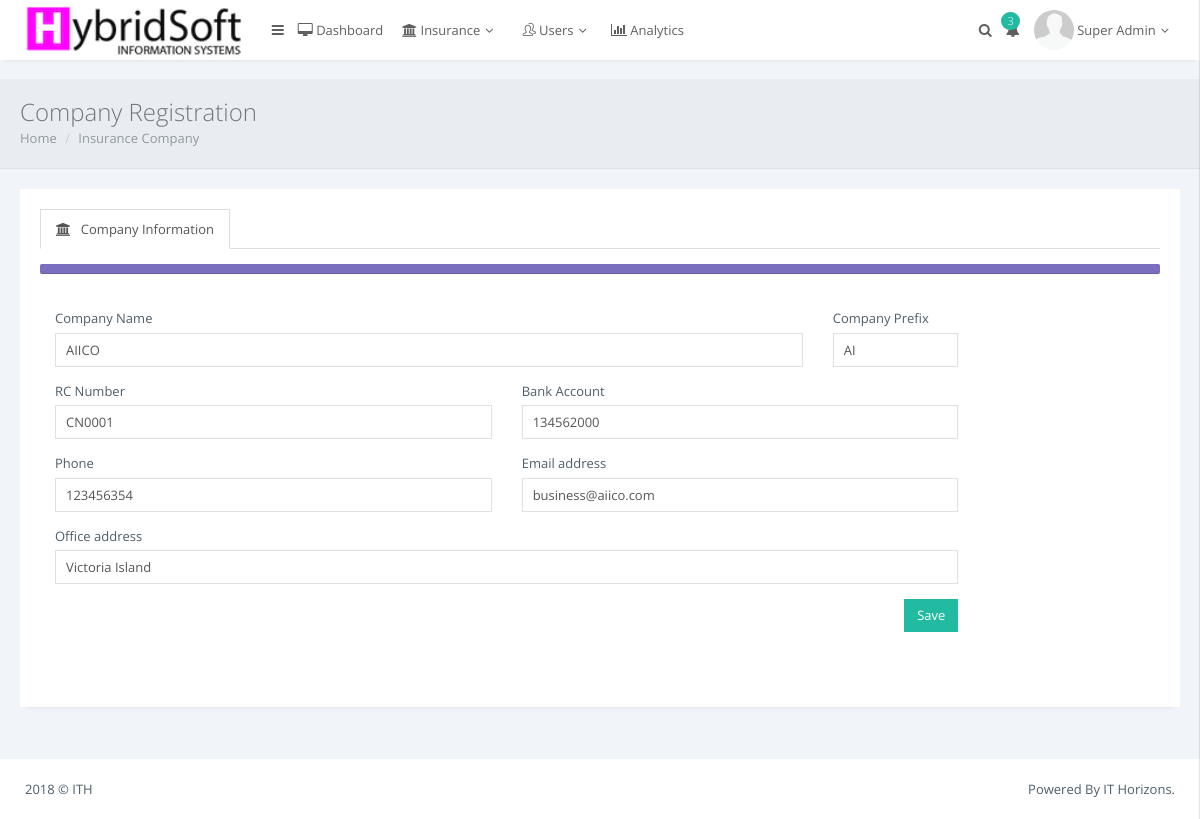
Screenshot of /super/index.php?e_company&id=1 (signed in) with the database file from the repository.
### tables this page shows
CREATE TABLE `users` (
  `user_id` int(10) NOT NULL,
  `username` varchar(50) NOT NULL,
  `rc` varchar(12) NOT NULL,
  `telephone` varchar(12) NOT NULL,
  `email` varchar(50) NOT NULL,
  `address` text NOT NULL,
  `city` varchar(50) NOT NULL,
  `state` varchar(50) NOT NULL,
  `dob` date NOT NULL,
  `lastname` varchar(50) NOT NULL,
  `firstname` varchar(50) NOT NULL,
  `middlename` varchar(50) NOT NULL,
  `password` varchar(255) NOT NULL,
  `role_id` int(11) NOT NULL,
  `nfname` varchar(200) NOT NULL,
  `nlname` varchar(200) NOT NULL,
  `nphone` varchar(200) NOT NULL,
  `nemail` varchar(200) NOT NULL,
  `naddress` text NOT NULL,
  `created` date NOT NULL,
  `createdby` int(11) NOT NULL
);

CREATE TABLE `insurance_company` (
  `company_id` int(6) NOT NULL,
  `company_name` varchar(50) NOT NULL,
  `prefix` varchar(2) NOT NULL,
  `rc_no` varchar(20) NOT NULL,
  `phone_no` int(11) NOT NULL,
  `address` text NOT NULL,
  `acct_no` int(10) NOT NULL,
  `email` varchar(200) NOT NULL,
  `created` date NOT NULL,
  `created_by` int(11) NOT NULL
);

### super/editC.php (the view, shortened to what this page needs)
<!DOCTYPE html>
<html>
    <head>
        <link href="../res/plugins/pace-master/themes/blue/pace-theme-flash.css" rel="stylesheet"/>
        <link href="../res/plugins/uniform/css/uniform.default.min.css" rel="stylesheet"/>
        <link href="../res/plugins/bootstrap/css/bootstrap.min.css" rel="stylesheet" type="text/css"/>
        <link href="../res/plugins/fontawesome/css/font-awesome.css" rel="stylesheet" type="text/css"/>
        <link href="../res/plugins/line-icons/simple-line-icons.css" rel="stylesheet" type="text/css"/>
        <link href="../res/plugins/offcanvasmenueffects/css/menu_cornerbox.css" rel="stylesheet" type="text/css"/>
        <link href="../res/plugins/waves/waves.min.css" rel="stylesheet" type="text/css"/>
        <link href="../res/plugins/switchery/switchery.min.css" rel="stylesheet" type="text/css"/>
        <link href="../res/plugins/3d-bold-navigation/css/style.css" rel="stylesheet" type="text/css"/>
        <link href="../res/plugins/slidepushmenus/css/component.css" rel="stylesheet" type="text/css"/>
        <link href="../res/plugins/bootstrap-datepicker/css/datepicker3.css" rel="stylesheet" type="text/css"/>
        <link href="../res/css/modern.min.css" rel="stylesheet" type="text/css"/>
        <link href="../res/css/themes/white.css" class="theme-color" rel="stylesheet" type="text/css"/>
        <link href="../res/css/custom.css" rel="stylesheet" type="text/css"/>
    </head>
   <?php
   include 'nav.php';
   $id=$_GET['id'];
   $q=$con->query("SELECT * FROM insurance_company WHERE company_id='$id'");
   $r=$q->fetch_array();
?>
            <div class="page-inner">
                <div class="page-title">
                    <h3>Company Registration</h3>
                    <div class="page-breadcrumb">
                        <ol class="breadcrumb">
                            <li><a href="index.php">Home</a></li>
                            <li><a href="#">Insurance Company</a></li>
                        </ol>
                    </div>
                </div>
                <div id="main-wrapper">
                    <div class="row">
                        <div class="col-md-12">
                            <div class="panel panel-white">
                                <div class="panel-body">
                                    <div id="rootwizard">
                                        <ul class="nav nav-tabs" role="tablist">
                                            <li role="presentation" class="active"><a href="#tab1" data-toggle="tab"><i class="fa fa-bank m-r-xs"></i>Company Information</a></li>
                                        </ul>
                                        <div class="progress progress-sm m-t-sm">
                                            <div class="progress-bar progress-bar-primary" role="progressbar" aria-valuenow="20" aria-valuemin="0" aria-valuemax="100" style="width: 0%">
                                            </div>
                                        </div>
                                        <form id="wizardForm" method="post" action="">
                                            <div class="tab-content">
                                                <div class="tab-pane active fade in" id="tab1">
                                                    <div class="row m-b-lg">
                                                        <div class="col-md-10">
                                                            <div class="row">
                                                                <div class="form-group col-md-10">
                                                                    <label for="exampleInputName">Company Name</label>
                                                                    <input type="text" class="form-control" name="name" id="exampleInputName" value="<?php echo $r['company_name']; ?>" required />
                                                                </div>
                                                                <div class="form-group col-md-2">
                                                                    <label for="exampleInputName">Company Prefix</label>
                                                                    <input type="text" class="form-control" name="prefix" id="prefix" value="<?php echo $r['prefix']; ?>" required>
                                                                </div>
                                                                <div class="form-group  col-md-6">
                                                                    <label for="exampleInputName2">RC Number</label>
                                                                    <input type="text" class="form-control col-md-6" name="rc" id="exampleInputName2" value="<?php echo $r['rc_no']; ?>" required />
                                                                </div>
                                                                <div class="form-group col-md-6">
                                                                    <label for="exampleInputName">Bank Account</label>
                                                                    <input type="text" class="form-control" name="bank" id="exampleInputName" value="<?php echo $r['acct_no']; ?>" />
                                                                </div>
                                                                <div class="form-group col-md-6">
                                                                    <label for="exampleInputName">Phone</label>
                                                                    <input type="text" class="form-control" name="phone" id="exampleInputName" value="<?php echo $r['phone_no']; ?>" required />
                                                                </div>
                                                                <div class="form-group col-md-6">
                                                                    <label for="exampleInputEmail">Email address</label>
                                                                    <input type="email" class="form-control" name="email" id="exampleInputEmail" value="<?php echo $r['email']; ?>" />
                                                                </div>
                                                                <div class="form-group col-md-12">
                                                                    <label for="exampleInputEmail">Office address</label>
                                                                    <input type="text" class="form-control" name="address" id="exampleInputEmail" value="<?php echo $r['address']; ?>" />
                                                                </div>
                                                                <div class="form-group col-md-12">
                                                                 <button type="submit" name="submit" class="btn btn-success pull-right">Save</button>
                                                                </div>
                                                            </div>
                                                        </div>
                                                    </div>
                                                </div>
                                            </div>
                                        </form>
                                    </div>
                                </div>
                            </div>
                        </div>
                    </div>
                </div>
                <div class="page-footer">
                    <p class="no-s">2018 &copy; ITH <span class="pull-right">Powered By IT Horizons.</span></p>
                </div>
            </div>
        </main>
    </body>
</html>

### super/nav.php (shortened to what this page needs)
<body class="page-header-fixed">
        <main class="page-content content-wrap">
            <div class="navbar">
                <div class="navbar-inner">
                    <div class="logo-box" style="background: #fff;">
                        <a href="index.php?dashboard" class="logo-text">
                            <span>
                                <img src="../assets/images/logo2.png" height="54" alt=""/>
                            </span></a>
                    </div>
                    <div class="topmenu-outer">
                        <div class="top-menu">
                            <ul class="nav navbar-nav navbar-left">
                                <li>
                                    <a href="javascript:void(0);" class="waves-effect waves-button waves-classic sidebar-toggle"><i class="fa fa-bars"></i></a>
                                </li>
                                <li>
                                    <a href="index.php?dashboard" class="waves-effect waves-button waves-classic"><i class="fa fa-desktop"></i> Dashboard</a>
                                </li>
                                <li class="dropdown">
                                    <a href="#" class="dropdown-toggle waves-effect waves-button waves-classic" data-toggle="dropdown">
                                        <span class="user-name"><i class="fa fa-bank"></i> Insurance<i class="fa fa-angle-down"></i></span>
                                    </a>
                                </li>
                                <li class="dropdown">
                                    <a href="#" class="dropdown-toggle waves-effect waves-button waves-classic" data-toggle="dropdown">
                                        <span class="user-name"><i class="icon-users"></i> Users<i class="fa fa-angle-down"></i></span>
                                    </a>
                                </li>
                                <li>
                                    <a href="index.php?report" class="waves-effect waves-button waves-classic"><i class="fa fa-bar-chart"></i> Analytics</a>
                                </li>
                            </ul>
                            <ul class="nav navbar-nav navbar-right">
                                <li>
                                    <a href="javascript:void(0);" class="waves-effect waves-button waves-classic show-search"><i class="fa fa-search"></i></a>
                                </li>
                                <li class="dropdown">
                                    <a href="#" class="dropdown-toggle waves-effect waves-button waves-classic" data-toggle="dropdown"><i class="fa fa-bell"></i><span class="badge badge-success pull-right">3</span></a>
                                </li>
                                <li class="dropdown">
                                    <a href="#" class="dropdown-toggle waves-effect waves-button waves-classic" data-toggle="dropdown">
                                        <img class="img-circle avatar" src="../res/images/avatar1.png" width="40" height="40" alt="">
                                        <span class="user-name"><?php  echo $name; ?><i class="fa fa-angle-down"></i></span>
                                    </a>
                                </li>
                                <li>
                                    <a href="" class="waves-effect waves-button waves-classic" id="showRight">
                                    </a>
                                </li>
                            </ul>
                        </div>
                    </div>
                </div>
            </div>

### res/css/themes/white.css (style rules this page uses)
.page-content { background: #34425A; }
.navbar .logo-box { background: #fff; }
.navbar .logo-box a { color: #5f5f5f; }

### rows the page displays
users: name "Super Admin"
insurance_company: name "AIICO", prefix "AI", rc "CN0001", bank "134562000", phone "123456354", email "business@aiico.com", address "Victoria Island"
